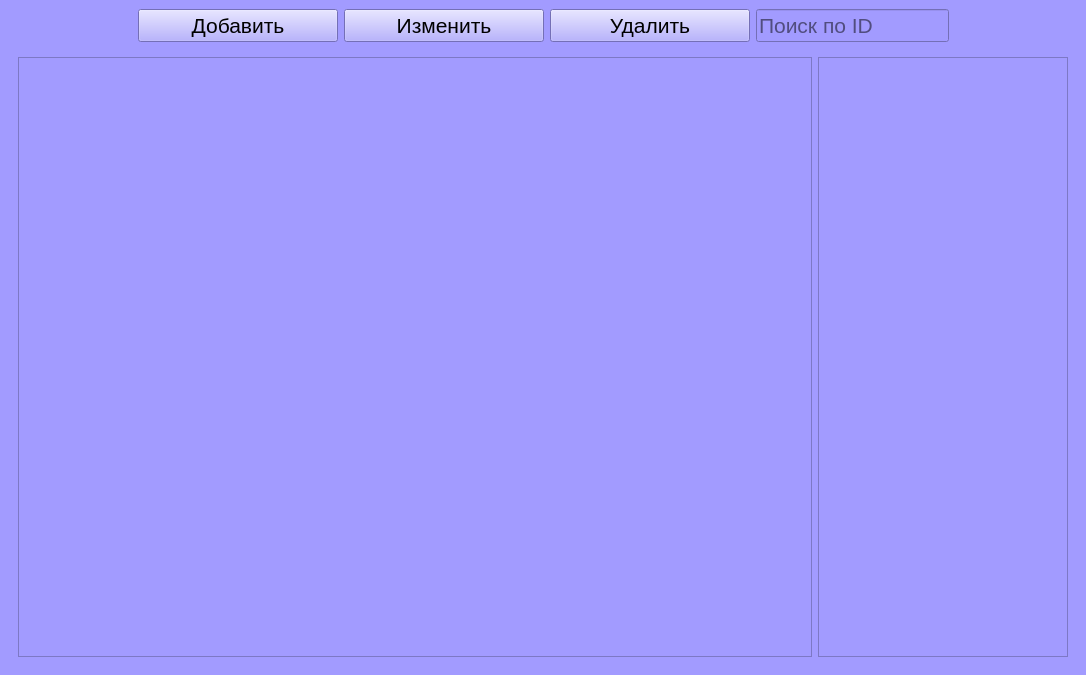
<?xml version="1.0" encoding="UTF-8"?>
<ui version="4.0">
 <class>MainWindow</class>
 <widget class="QMainWindow" name="MainWindow">
  <property name="geometry">
   <rect>
    <x>0</x>
    <y>0</y>
    <width>1086</width>
    <height>675</height>
   </rect>
  </property>
  <property name="font">
   <font>
    <family>Arial</family>
    <pointsize>16</pointsize>
   </font>
  </property>
  <property name="windowTitle">
   <string>MainWindow</string>
  </property>
  <property name="styleSheet">
   <string notr="true">background-color: rgb(162, 155, 255);</string>
  </property>
  <widget class="QWidget" name="centralwidget">
   <property name="font">
    <font>
     <family>Arial</family>
     <pointsize>16</pointsize>
    </font>
   </property>
   <layout class="QVBoxLayout" name="verticalLayout_2">
    <item>
     <layout class="QHBoxLayout" name="horizontalLayout">
      <item>
       <spacer name="horizontalSpacer">
        <property name="orientation">
         <enum>Qt::Horizontal</enum>
        </property>
        <property name="sizeType">
         <enum>QSizePolicy::Expanding</enum>
        </property>
        <property name="sizeHint" stdset="0">
         <size>
          <width>25</width>
          <height>20</height>
         </size>
        </property>
       </spacer>
      </item>
      <item>
       <widget class="QPushButton" name="Add">
        <property name="minimumSize">
         <size>
          <width>200</width>
          <height>0</height>
         </size>
        </property>
        <property name="font">
         <font>
          <family>Arial</family>
          <pointsize>16</pointsize>
         </font>
        </property>
        <property name="text">
         <string>Добавить</string>
        </property>
       </widget>
      </item>
      <item>
       <widget class="QPushButton" name="Update">
        <property name="minimumSize">
         <size>
          <width>200</width>
          <height>0</height>
         </size>
        </property>
        <property name="font">
         <font>
          <family>Arial</family>
          <pointsize>16</pointsize>
         </font>
        </property>
        <property name="text">
         <string>Изменить</string>
        </property>
       </widget>
      </item>
      <item>
       <widget class="QPushButton" name="Delete">
        <property name="minimumSize">
         <size>
          <width>200</width>
          <height>0</height>
         </size>
        </property>
        <property name="font">
         <font>
          <family>Arial</family>
          <pointsize>16</pointsize>
         </font>
        </property>
        <property name="text">
         <string>Удалить</string>
        </property>
       </widget>
      </item>
      <item>
       <widget class="QLineEdit" name="TableSearch">
        <property name="font">
         <font>
          <family>Arial</family>
          <pointsize>16</pointsize>
         </font>
        </property>
        <property name="placeholderText">
         <string>Поиск по ID</string>
        </property>
       </widget>
      </item>
      <item>
       <spacer name="horizontalSpacer_2">
        <property name="orientation">
         <enum>Qt::Horizontal</enum>
        </property>
        <property name="sizeType">
         <enum>QSizePolicy::Expanding</enum>
        </property>
        <property name="sizeHint" stdset="0">
         <size>
          <width>25</width>
          <height>20</height>
         </size>
        </property>
       </spacer>
      </item>
     </layout>
    </item>
    <item>
     <widget class="QStackedWidget" name="stackedWidget">
      <property name="enabled">
       <bool>true</bool>
      </property>
      <property name="font">
       <font>
        <stylestrategy>PreferDefault</stylestrategy>
        <kerning>true</kerning>
       </font>
      </property>
      <property name="currentIndex">
       <number>0</number>
      </property>
      <widget class="QWidget" name="Tables">
       <layout class="QHBoxLayout" name="horizontalLayout_3">
        <item>
         <layout class="QVBoxLayout" name="verticalLayout">
          <item>
           <widget class="QTableWidget" name="Table">
            <property name="font">
             <font>
              <family>Arial</family>
              <pointsize>16</pointsize>
             </font>
            </property>
            <property name="editTriggers">
             <set>QAbstractItemView::NoEditTriggers</set>
            </property>
            <property name="selectionMode">
             <enum>QAbstractItemView::SingleSelection</enum>
            </property>
            <property name="selectionBehavior">
             <enum>QAbstractItemView::SelectRows</enum>
            </property>
            <property name="textElideMode">
             <enum>Qt::ElideNone</enum>
            </property>
            <attribute name="horizontalHeaderVisible">
             <bool>true</bool>
            </attribute>
            <attribute name="horizontalHeaderMinimumSectionSize">
             <number>60</number>
            </attribute>
            <attribute name="horizontalHeaderDefaultSectionSize">
             <number>200</number>
            </attribute>
            <attribute name="verticalHeaderVisible">
             <bool>false</bool>
            </attribute>
           </widget>
          </item>
         </layout>
        </item>
        <item>
         <widget class="QListWidget" name="TabelList">
          <property name="minimumSize">
           <size>
            <width>200</width>
            <height>0</height>
           </size>
          </property>
          <property name="maximumSize">
           <size>
            <width>250</width>
            <height>16777215</height>
           </size>
          </property>
          <property name="font">
           <font>
            <family>Arial</family>
            <pointsize>16</pointsize>
           </font>
          </property>
         </widget>
        </item>
       </layout>
      </widget>
      <widget class="QWidget" name="Stats">
       <property name="styleSheet">
        <string notr="true">font: 16pt &quot;Arial&quot;;</string>
       </property>
       <layout class="QHBoxLayout" name="horizontalLayout_4">
        <item>
         <layout class="QVBoxLayout" name="verticalLayout_5">
          <item>
           <spacer name="verticalSpacer_5">
            <property name="orientation">
             <enum>Qt::Vertical</enum>
            </property>
            <property name="sizeType">
             <enum>QSizePolicy::Fixed</enum>
            </property>
            <property name="sizeHint" stdset="0">
             <size>
              <width>20</width>
              <height>40</height>
             </size>
            </property>
           </spacer>
          </item>
          <item>
           <widget class="QLabel" name="AvgCompletionTime">
            <property name="text">
             <string>Количество выполненных заявок</string>
            </property>
           </widget>
          </item>
          <item>
           <spacer name="verticalSpacer_4">
            <property name="orientation">
             <enum>Qt::Vertical</enum>
            </property>
            <property name="sizeType">
             <enum>QSizePolicy::Fixed</enum>
            </property>
            <property name="sizeHint" stdset="0">
             <size>
              <width>20</width>
              <height>40</height>
             </size>
            </property>
           </spacer>
          </item>
          <item>
           <widget class="QLabel" name="CompleteSum">
            <property name="text">
             <string>Среднее время выполнения заявки</string>
            </property>
           </widget>
          </item>
          <item>
           <spacer name="verticalSpacer_3">
            <property name="orientation">
             <enum>Qt::Vertical</enum>
            </property>
            <property name="sizeType">
             <enum>QSizePolicy::Fixed</enum>
            </property>
            <property name="sizeHint" stdset="0">
             <size>
              <width>20</width>
              <height>40</height>
             </size>
            </property>
           </spacer>
          </item>
         </layout>
        </item>
        <item>
         <widget class="QWidget" name="widget" native="true">
          <property name="maximumSize">
           <size>
            <width>600</width>
            <height>16777215</height>
           </size>
          </property>
          <layout class="QVBoxLayout" name="verticalLayout_7">
           <item>
            <widget class="QLabel" name="AvgCompletionTime_2">
             <property name="text">
              <string>Типы заболеваний</string>
             </property>
            </widget>
           </item>
           <item>
            <widget class="QListWidget" name="DiseaseTypes"/>
           </item>
          </layout>
         </widget>
        </item>
       </layout>
      </widget>
      <widget class="QWidget" name="login">
       <widget class="QWidget" name="verticalLayoutWidget_2">
        <property name="geometry">
         <rect>
          <x>380</x>
          <y>170</y>
          <width>321</width>
          <height>231</height>
         </rect>
        </property>
        <layout class="QVBoxLayout" name="verticalLayout_3">
         <item>
          <widget class="QLabel" name="label">
           <property name="font">
            <font>
             <family>Arial</family>
             <pointsize>24</pointsize>
            </font>
           </property>
           <property name="text">
            <string>Авторизация</string>
           </property>
           <property name="alignment">
            <set>Qt::AlignCenter</set>
           </property>
          </widget>
         </item>
         <item>
          <widget class="QLineEdit" name="loginText">
           <property name="font">
            <font>
             <family>Arial</family>
             <pointsize>20</pointsize>
            </font>
           </property>
           <property name="placeholderText">
            <string>Логин</string>
           </property>
          </widget>
         </item>
         <item>
          <spacer name="verticalSpacer_2">
           <property name="orientation">
            <enum>Qt::Vertical</enum>
           </property>
           <property name="sizeHint" stdset="0">
            <size>
             <width>20</width>
             <height>40</height>
            </size>
           </property>
          </spacer>
         </item>
         <item>
          <widget class="QLineEdit" name="passwordText">
           <property name="font">
            <font>
             <family>Arial</family>
             <pointsize>20</pointsize>
            </font>
           </property>
           <property name="placeholderText">
            <string>Пароль</string>
           </property>
          </widget>
         </item>
         <item>
          <spacer name="verticalSpacer">
           <property name="orientation">
            <enum>Qt::Vertical</enum>
           </property>
           <property name="sizeHint" stdset="0">
            <size>
             <width>20</width>
             <height>40</height>
            </size>
           </property>
          </spacer>
         </item>
         <item>
          <layout class="QHBoxLayout" name="horizontalLayout_2">
           <item>
            <spacer name="horizontalSpacer_5">
             <property name="orientation">
              <enum>Qt::Horizontal</enum>
             </property>
             <property name="sizeType">
              <enum>QSizePolicy::Fixed</enum>
             </property>
             <property name="sizeHint" stdset="0">
              <size>
               <width>40</width>
               <height>20</height>
              </size>
             </property>
            </spacer>
           </item>
           <item>
            <widget class="QPushButton" name="LoginButton">
             <property name="font">
              <font>
               <family>Arial</family>
               <pointsize>16</pointsize>
              </font>
             </property>
             <property name="text">
              <string>Вход</string>
             </property>
            </widget>
           </item>
           <item>
            <spacer name="horizontalSpacer_6">
             <property name="orientation">
              <enum>Qt::Horizontal</enum>
             </property>
             <property name="sizeType">
              <enum>QSizePolicy::Fixed</enum>
             </property>
             <property name="sizeHint" stdset="0">
              <size>
               <width>40</width>
               <height>20</height>
              </size>
             </property>
            </spacer>
           </item>
          </layout>
         </item>
         <item>
          <widget class="QLabel" name="loginInfo">
           <property name="font">
            <font>
             <family>Arial</family>
             <pointsize>16</pointsize>
            </font>
           </property>
           <property name="text">
            <string/>
           </property>
           <property name="alignment">
            <set>Qt::AlignCenter</set>
           </property>
          </widget>
         </item>
        </layout>
       </widget>
      </widget>
     </widget>
    </item>
   </layout>
  </widget>
 </widget>
 <resources/>
 <connections/>
</ui>
